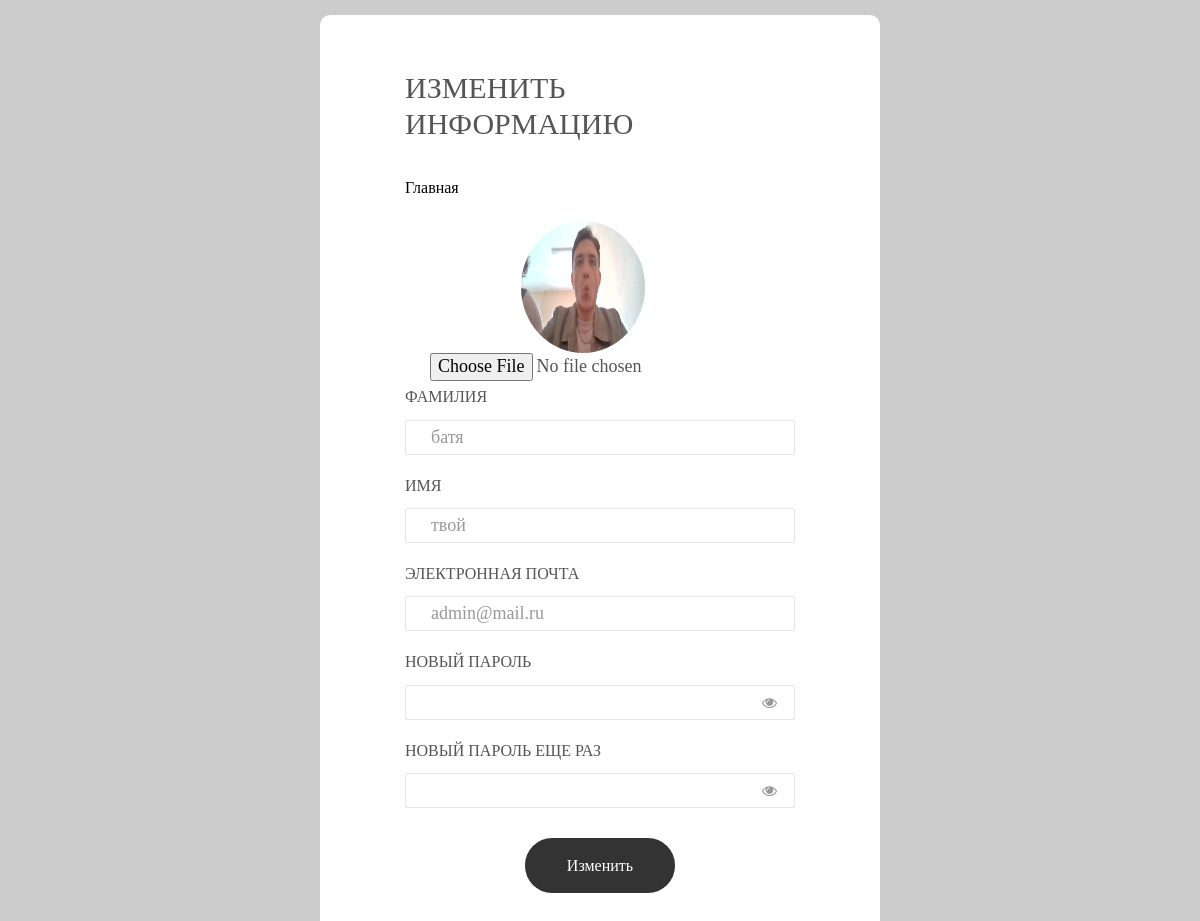
Page /change/ (signed in) on the committed database.
### users/models.py (models this page shows, shortened)
class User(AbstractBaseUser, PermissionsMixin):
    avatar = models.ImageField(upload_to='users/')
    firstname = models.CharField(max_length=200)
    surname = models.CharField(max_length=200)
    email = models.EmailField(verbose_name='email address',
                              unique=True)
    is_staff = models.BooleanField(
        verbose_name='staff status',
        default=False,
    )
    is_active = models.BooleanField(
        verbose_name='active',
        default=True,
    )
    objects = UserManager()
    USERNAME_FIELD = 'email'

### users/views.py (the view, shortened to what this page needs)
# urls.py: path('change/', views.change, ),
def change(request):
    template_name = '../templates/accountchange.html'
    context = {
    }
    if not request.user.is_authenticated:
        return HttpResponseForbidden('User is not loged in')
    return render(request, template_name, context)

### templates/accountchange.html (shortened to what this page needs)
{% load static %}
<!DOCTYPE html>
<html lang="en">
<head>
	<link rel="stylesheet" type="text/css" href="{% static 'vendor/bootstrap/css/bootstrap.min.css' %}">
	<link rel="stylesheet" type="text/css" href="{% static 'fonts/font-awesome-4.7.0/css/font-awesome.min.css' %}">
	<link rel="stylesheet" type="text/css" href="{% static 'fonts/Linearicons-Free-v1.0.0/icon-font.min.css' %}">
	<link rel="stylesheet" type="text/css" href="{% static 'vendor/animate/animate.css' %}">
	<link rel="stylesheet" type="text/css" href="{% static 'vendor/css-hamburgers/hamburgers.min.css' %}">
	<link rel="stylesheet" type="text/css" href="{% static 'vendor/animsition/css/animsition.min.css' %}">
	<link rel="stylesheet" type="text/css" href="{% static 'vendor/select2/select2.min.css' %}">
	<link rel="stylesheet" type="text/css" href="{% static 'vendor/daterangepicker/daterangepicker.css' %}">
	<link rel="stylesheet" type="text/css" href="{% static 'css/util.css' %}">
	<link rel="stylesheet" type="text/css" href="{% static 'css/main.css' %}">
</head>
<body>
	<div class="limiter">
		<div class="container-login100">
			<div class="wrap-login100 p-l-85 p-r-85 p-t-55 p-b-55">
				<form id="contactForm" method='post' enctype="multipart/form-data" class="login100-form validate-form flex-sb flex-w">
					<span class="login100-form-title p-b-32">
						Изменить информацию
					</span>
					<div class="create">
						<span><a href="/">Главная</a></span>
					</div>
					<div class="addimg">
						<img class="avatar" src="{{ request.user.avatar.url }}" alt="">
						<input class="input100 inpsize" type="file" name="avatar" maxlength="150" required="true" id="id_avatar" accept="image/*">
					</div>
					<span class="txt1 p-b-11">
						Фамилия
					</span>
					<div class="wrap-input100 validate-input m-b-20" data-validate = "Surname is required">
						<input class="input100 inpsize" type="text" name="surname" maxlength="150" required="" id="id_surname" placeholder="{{request.user.surname}}">
					</div>
					<span class="txt1 p-b-11">
						Имя
					</span>
					<div class="wrap-input100 validate-input m-b-20" data-validate = "Firstname is required">
						<input class="input100 inpsize" type="text" name="firstname" maxlength="150" required="" id="id_firstname"  placeholder="{{request.user.firstname}}">
					</div>
					<span class="txt1 p-b-11">
						Электронная почта
					</span>
					<div class="wrap-input100 validate-input m-b-20" data-validate = "Email is required">
						<input class="input100 inpsize" type="text" name="email" maxlength="150" required="" id="id_email"  placeholder="{{request.user.email}}">
					</div>
					<span class="txt1 p-b-11">
						Новый пароль
					</span>
					<div class="wrap-input100 validate-input m-b-20" data-validate = "Password is required">
						<span class="btn-show-pass">
							<i class="fa fa-eye"></i>
						</span>
						<input class="input100 inpsize" type="text" name="password" maxlength="150" required="" id="id_password">
					</div>
						<span class="txt1 p-b-11">
						Новый пароль еще раз
					</span>
					<div class="wrap-input100 validate-input m-b-30" data-validate = "Password is required">
						<span class="btn-show-pass">
							<i class="fa fa-eye"></i>
						</span>
						<input class="input100 inpsize" type="text" name="password" maxlength="150" required="" id="id_password">
					</div>
            <div class="container-login100-form-btn">
						<button class="login100-form-btn">
							Изменить
						</button>
					</div>
				</form>
			</div>
		</div>
	</div>
</body>
</html>

### static/css/main.css (style rules this page uses)
a { text-decoration: none; }
* { margin: 0px; padding: 0px; box-sizing: border-box; }
body, html { height: 100%; font-family: Raleway-Regular, sans-serif; }
a { font-family: Raleway-Regular; ; line-height: 1.7; color: #000; margin: 0px; transition: all 0.4s; -webkit-transition: all 0.4s; -o-transition: all 0.4s; -moz-transition: all 0.4s; }
input { outline: none; border: none; }
button { outline: none !important; border: none; background: transparent; }
.addimg { display: flex; flex-flow: column; align-items: center }
.addimg img { width: 35% }
.txt1 { font-family: Raleway-SemiBold; font-size: 16px; color: #555555; line-height: 1.4; text-transform: uppercase; display: flex }
.limiter { width: 100%; margin: 0 auto; background-color: rgba(0,0,0,0.2) }
.container-login100 { width: 100%; min-height: 100vh; display: -webkit-box; display: -webkit-flex; display: -moz-box; display: -ms-flexbox; display: flex; flex-wrap: wrap; justify-content: center; align-items: center; padding: 15px; }
.wrap-login100 { width: 560px; background: #fff; border-radius: 10px; position: relative; }
.login100-form { width: 100%; }
.login100-form-title { font-family: Raleway-Medium; font-size: 30px; color: #555555; line-height: 1.2; text-transform: uppercase; text-align: left; width: 100%; display: block; }
.avatar { width: 132px; height: 132px; margin: 0 auto; overflow: hidden; border-radius: 50%; }
.wrap-input100 { width: 100%; position: relative; background-color: #fff; border: 1px solid #e6e6e6; border-radius: 2px; }
.input100 { font-family: Raleway-Medium; color: #555555; line-height: 1.2; font-size: 18px; display: block; width: 100%; background: transparent; height: 55px; padding: 0 25px 0 25px; }
.inpsize { height: 33px }
.btn-show-pass { font-size: 15px; color: #999999; display: -webkit-box; display: -webkit-flex; display: -moz-box; display: -ms-flexbox; display: flex; align-items: center; position: absolute; height: 100%; top: 0; right: 12px; padding: 0 5px; cursor: pointer; -webkit-transition: background 0.4s; -o-transition: background 0.4s; -moz-transition: background 0.4s; transition: background 0.4s; }
.create { display: flex; flex-flow: column; }
.create span { margin-bottom: 20px }
.create a { font-size: !important }
.container-login100-form-btn { width: 100%; display: -webkit-box; display: -webkit-flex; display: -moz-box; display: -ms-flexbox; display: flex; flex-wrap: wrap; justify-content: center }
.login100-form-btn { font-family: Raleway-Bold; font-size: 16px; color: #fff; line-height: 1.2; display: -webkit-box; display: -webkit-flex; display: -moz-box; display: -ms-flexbox; display: flex; justify-content: center; align-items: center; padding: 0 20px; min-width: 150px; height: 55px; background-color: #333333; border-radius: 27px; -webkit-transition: all 0.4s; -o-transition: all 0.4s; -moz-transition: all 0.4s; transition: all 0.4s; }
.validate-input { position: relative; }

### rows in the picture
User: user.avatar (picture), surname "батя", firstname "твой", email "admin@mail.ru"
